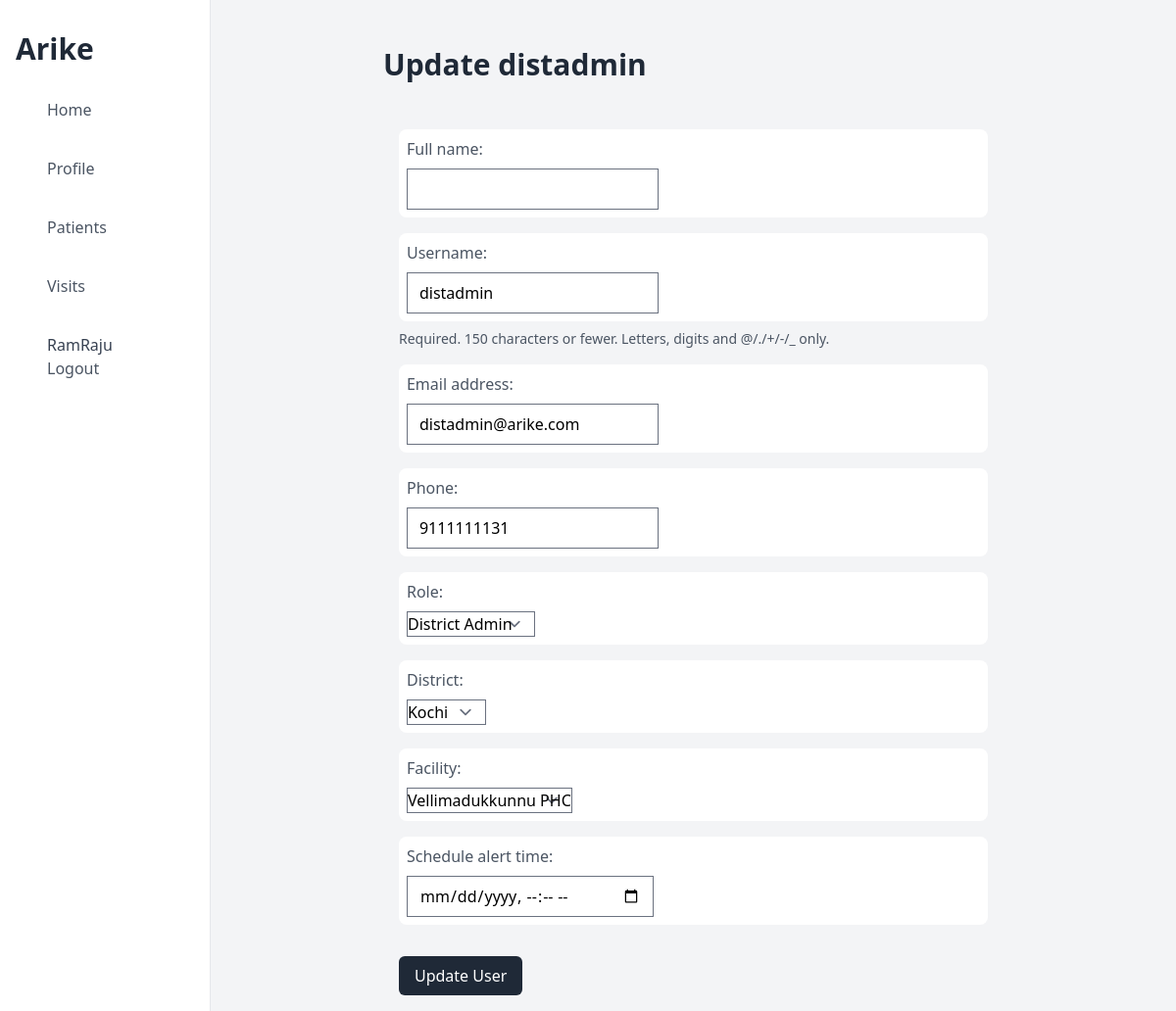
Screenshot of /update/user/1 (signed in) with the database file from the repository.
### apps/models.py (models this page shows, shortened)
class CustomUser(AbstractUser):
    full_name = models.CharField(max_length=150, blank=True)
    role = models.CharField(choices=USER_ROLES, max_length=20, blank=False)
    phone = models.CharField(max_length=14, validators=[phone_number_regex])
    is_verified = models.BooleanField(default=False)
    district = models.ForeignKey(
        District, on_delete=models.PROTECT, blank=True, null=True
    )
    facility = models.ForeignKey(
        Facility, on_delete=models.PROTECT, blank=True, null=True
    )
    schedule_alert_time = models.DateTimeField(null=True)
    created_at = models.DateTimeField(auto_now_add=True)
    updated_at = models.DateTimeField(auto_now=True)
    deleted = models.BooleanField(default=False)

### apps/views.py (the view)
# urls.py: path("update/user/<pk>", UserUpdateView.as_view()),
class UserUpdateView(LoginRequiredMixin, UserPermissionMixin, UpdateView):
    permission_required = "District Admin", "Primary Nurse", "Secondary Nurse"
    model = CustomUser
    form_class = CustomUserForm
    template_name = "User/customuser_update.html"
    success_url = "/"

### apps/views.py
class CustomUserForm(ModelForm):
    class Meta:
        model = CustomUser
        fields = [
            "full_name",
            "username",
            "email",
            "phone",
            "role",
            "district",
            "facility",
            "schedule_alert_time",
        ]
        exclude = [
            "is_staff",
            "is_active",
            "deleted",
            "last_login",
            "groups",
            "user_permissions",
            "is_superuser",
        ]
        widgets = {
            "schedule_alert_time": TimeInput(attrs={"type": "datetime-local"}),
        }

### apps/Mixin.py (called while the page is built)
    def has_permission(self):
        perms = self.get_permission_required()
        if self.request.user.role in perms:
            return True
        else:
            return False

### apps/models.py (called while the page is built)
    def __str__(self):
        return self.name

    def __str__(self):
        return self.name

### templates/User/customuser_update.html (shortened to what this page needs)
{% extends "base_dashboard.html" %}
{% block content %}
    <div class="flex my-8">
        <h1 class="text-3xl font-bold text-gray-800">Update {{ object.username }}</h1>
    </div>
    <form action="" method="post">
        <div class="">
            {% for field in form %}
                <div class="fieldWrapper m-4">
                    <div class="bg-white rounded-lg px-2 py-2">
                        <div class="text-l font-regular text-gray-600 mb-2">{{ field.label_tag }}</div>
                        <div>{{ field }}</div>
                    </div>
                    {% if field.help_text %}
                    <div class="help text-sm text-gray-600 pt-2">{{ field.help_text|safe }}</div>
                    {% endif %}
                </div>
            {% endfor %}
        </div>
        <div class="text-left mt-8 ml-4">
            <Button class="bg-gray-800 px-4 text-white p-2 rounded-md " type="submit">Update User</Button>
        </div>
    </form>
{% endblock content %}

### templates/base_dashboard.html (shortened to what this page needs)
{% load static tailwind_tags %}
<!DOCTYPE html>
<html lang="en">
<head>
    {% tailwind_css %}
    <script src="https://cdn.tailwindcss.com"></script>
</head>
<body>
    <div class="flex">
        <div class="flex flex-col w-64 h-screen px-4 py-8 overflow-y-auto border-r">
        <h2 class="text-3xl font-semibold text-left text-gray-800">Arike</h2>
        <div class="flex flex-col justify-between mt-6">
            <aside>
            <ul>
                <li>
                <a class="flex items-center px-4 py-2 text-gray-600 rounded-md  hover:bg-gray-200 {% if request.path == '/' %} text-white bg-gray-700 {% endif %}" href="/">
                    <span class="mx-4 font-medium">Home</span>
                </a>
                </li>
                <li>
                    <a class="flex items-center px-4 py-2 mt-5 text-gray-600 rounded-md hover:bg-gray-200 {% if '/detail/user/' in request.path %} text-white bg-gray-700 {% endif %}" href="/detail/user/{{ request.user.id }}">
                        <span class="mx-4 font-medium">Profile </span>
                    </a>
                </li>
                <li>
                    <a class="flex items-center px-4 py-2 mt-5 text-gray-600 rounded-md hover:bg-gray-200 {% if '/list/patient' in request.path %} text-white bg-gray-700 {% endif %}" href="/list/patient">
                        <span class="mx-4 font-medium">Patients </span>
                    </a>
                </li>
                <li>
                    <a class="flex items-center px-4 py-2 mt-5 text-gray-600 rounded-md hover:bg-gray-200 {% if '/list/visitschedule' in request.path %} text-white bg-gray-700 {% endif %}" href="/list/visitschedule">
                        <span class="mx-4 font-medium">Visits </span>
                    </a>
                </li>
                <li>
                    <a class="flex flex-col items-start px-4 py-2 mt-5 text-gray-600 rounded-md hover:bg-gray-200" href="/logout">
                        <span class="mx-4 text-gray-700 font-medium">{{ request.user }}</span>
                        <span class="mx-4 font-medium">Logout </span>
                    </a>
                </li>
            </ul>
            </aside>
        </div>
        </div>
        <div class="w-screen h-screen p-4  overflow-y-auto bg-gray-100">
        <div class="flex flex-col px-40">
            {% block content %}
            {% endblock content %}
        </div>
    </div>
</body>
</html>

### rows the page displays
CustomUser: user "RamRaju"
CustomUser: username "distadmin", form "distadmin" "distadmin@arike.com" "9111111131" "District Admin" "Kochi" "Vellimadukkunnu PHC"

### other values shown
{{ field.label_tag }} "Full name:" "Username:" "Email address:" "Phone:" "Role:" "District:" "Facility:" "Schedule alert time:"
{{ field.help_text|safe }} "Required. 150 characters or fewer. Letters, digits and @/./+/-/_ only."
